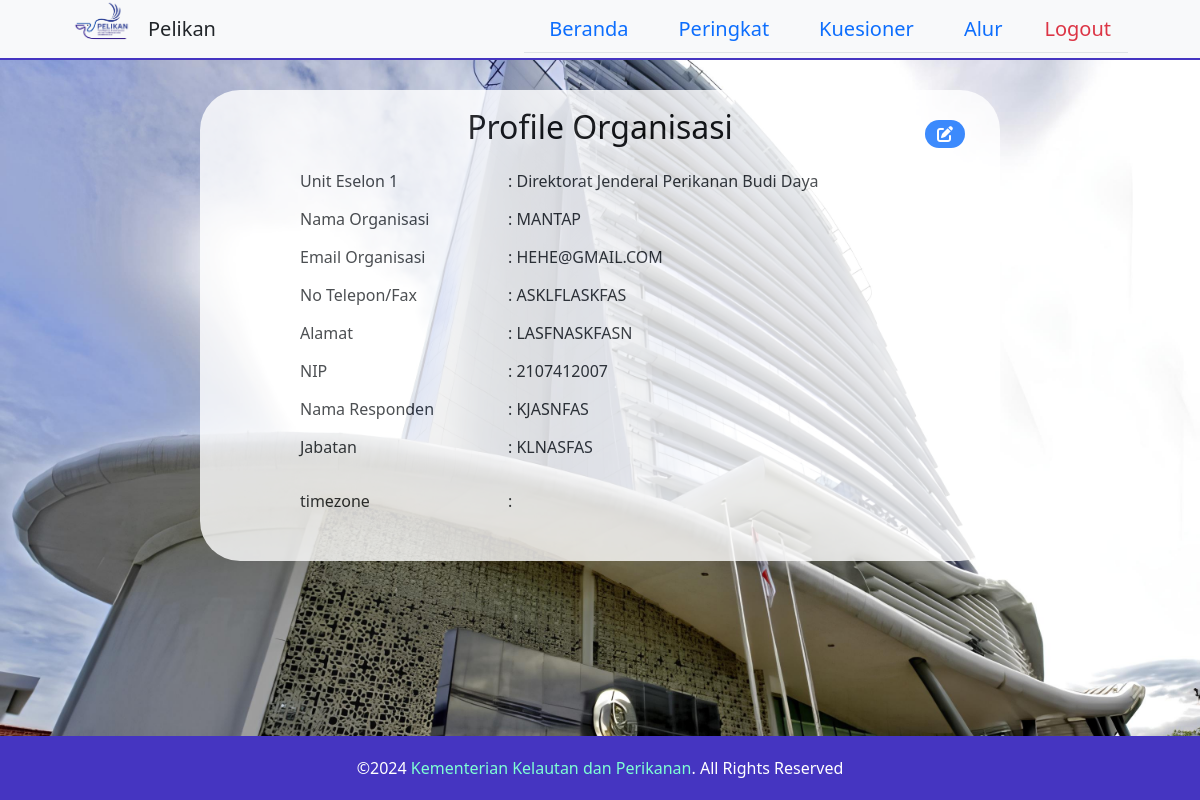
Page /upt/profile.php (signed in) on the committed database.
### tables this page shows
CREATE TABLE `organisasi` (
  `id_organisasi` int NOT NULL,
  `id_akun` int NOT NULL,
  `unit_eselon1` varchar(255) NOT NULL,
  `nama_organisasi` varchar(255) NOT NULL,
  `alamat` varchar(255) DEFAULT NULL,
  `email_badan` varchar(255) DEFAULT NULL,
  `no_telp_fax` varchar(255) DEFAULT NULL,
  `nip_responden` char(10) NOT NULL,
  `nama_responden` varchar(255) NOT NULL,
  `jabatan` varchar(255) DEFAULT NULL,
  `nilai_kategori1` float(4,2) DEFAULT NULL,
  `nilai_kategori2` float(4,2) DEFAULT NULL,
  `nilai_kategori3` float(4,2) DEFAULT NULL,
  `nilai_kategori4` float(4,2) DEFAULT NULL,
  `nilai_kategori5` float(4,2) DEFAULT NULL,
  `nilai_kategori6` float(4,2) DEFAULT NULL,
  `id_penilai` int DEFAULT NULL,
  `can_fill_out` tinyint(1) DEFAULT '1',
  `verifikasi` tinyint(1) DEFAULT '1',
  `batas_waktu` text
);

### upt/profile.php (the view, shortened to what this page needs)
<?php
$id_akun = $_SESSION['id_akun'];
include '../koneksi.php';
$sql = "SELECT * FROM Organisasi WHERE id_akun = $id_akun";
$result = $conn->query($sql);
$organisasi = $result->fetch_assoc();
?>
<html lang="en">
    <head>
        <link href="../css/bootstrap.min.css" type="text/css" rel="stylesheet">
        <link href="../css/pelikan.css" type="text/css" rel="stylesheet">
        <link rel="stylesheet" href="https://cdnjs.cloudflare.com/ajax/libs/font-awesome/6.0.0-beta3/css/all.min.css">
    </head>
    <body>
    <?php include 'navbar.php'; ?>
        <div class="container-fluid" style="margin-top:90px; margin-bottom: 20px;">
            <div class="row">
                <div class="col"></div>
                <div class="col-12 col-md-8 pt-2 position-relative mx-auto" style="background-color: white; border-radius: 40px; padding-bottom:25px; opacity:0.8">
                    <h2 class="text-center" style="color:black; padding-top:10px;">Profile Organisasi</h2>
                    <button onclick="window.location.href='form_organisasi.php';" class="btn btn-primary position-absolute" style="top: 30px; right: 35px; border-radius: 20px; border: 0;">
                        <i class="fa-solid fa-pen-to-square"></i>
                    </button>
                    <form action="" method="post" style="max-width: 600px; margin: 0 auto;">
                        <div class="form-group row d-flex align-items-center justify-content-center pt-2">
                            <label for="inputName2" class="col-sm-4 col-form-label text-right">Unit Eselon 1</label>
                            <div class="col-sm-8">
                                : <?php echo $organisasi['unit_eselon1'] ?? ''; ?>
                            </div>
                        </div>
                        <div class="form-group row d-flex align-items-center justify-content-center">
                            <label for="inputName2" class="col-sm-4 col-form-label text-right">Nama Organisasi</label>
                            <div class="col-sm-8">
                                : <?php echo $organisasi['nama_organisasi'] ?? ''; ?>
                            </div>
                        </div>
                        <div class="form-group row d-flex align-items-center justify-content-center">
                            <label for="inputemail" class="col-sm-4 col-form-label text-right">Email Organisasi</label>
                            <div class="col-sm-8">
                                : <?php echo $organisasi['email_badan'] ?? ''; ?>
                            </div>
                        </div>
                        <div class="form-group row d-flex align-items-center justify-content-center">
                            <label for="inputnotelp" class="col-sm-4 col-form-label text-right">No Telepon/Fax</label>
                            <div class="col-sm-8">
                                : <?php echo $organisasi['no_telp_fax'] ?? ''; ?>
                            </div>
                        </div>
                        <div class="form-group row d-flex align-items-center justify-content-center">
                            <label for="inputAlamat" class="col-sm-4 col-form-label text-right">Alamat</label>
                            <div class="col-sm-8">
                                : <?php echo $organisasi['alamat'] ?? ''; ?>
                            </div>
                        </div>
                        <div class="form-group row d-flex align-items-center justify-content-center">
                            <label for="inputNip" class="col-sm-4 col-form-label text-right">NIP</label>
                            <div class="col-sm-8">
                                : <?php echo $organisasi['nip_responden'] ?? ''; ?>
                            </div>
                        </div>
                        <div class="form-group row d-flex align-items-center justify-content-center">
                            <label for="inputResponden" class="col-sm-4 col-form-label text-right">Nama Responden</label>
                            <div class="col-sm-8">
                                : <?php echo $organisasi['nama_responden'] ?? ''; ?>
                            </div>
                        </div>
                        <div class="form-group row d-flex align-items-center justify-content-center pb-3">
                            <label for="inputJabatan" class="col-sm-4 col-form-label text-right">Jabatan</label>
                            <div class="col-sm-8">
                                : <?php echo $organisasi['jabatan'] ?? '';?>
                            </div>
                        </div>
                        <div class="form-group row d-flex align-items-center justify-content-center pb-3">
                            <label for="inputtimezone" class="col-sm-4 col-form-label text-right">timezone</label>
                            <div class="col-sm-8">
                                : <?php echo $organisasi['timezone'] ?? '';?>
                            </div>
                        </div>
                    </form>
                </div>
                <div class="col">
                </div>
            </div>
        </div>
        <div class="container-fluid text-center fixed-bottom" style="background-color: #4535C1; color:white; padding:20px">
            <div class="row">
                <div class="col">
                </div>
                <div class="col-8">
                    ©2024 <a style="text-decoration: none; color:aquamarine">Kementerian Kelautan dan Perikanan</a>. All Rights Reserved
                </div>
                <div class="col">
                </div>
            </div>
        </div>
    </body>
</html>

### upt/profile.php (style rules this page uses)
body { background-image: url(../img/KKP.jpg); background-size: cover; background-repeat: no-repeat; background-position: center center; background-attachment: fixed; align-items: center; justify-content: center; user-select: none; Mencegah seleksi teks di seluruh halaman outline: none; }

### rows in the picture
organisasi: unit_eselon1 "Direktorat Jenderal Perikanan Budi Daya", nama_organisasi "MANTAP", email_badan "HEHE@GMAIL.COM", no_telp_fax "ASKLFLASKFAS", alamat "LASFNASKFASN", nip_responden "2107412007", nama_responden "KJASNFAS", jabatan "KLNASFAS"
